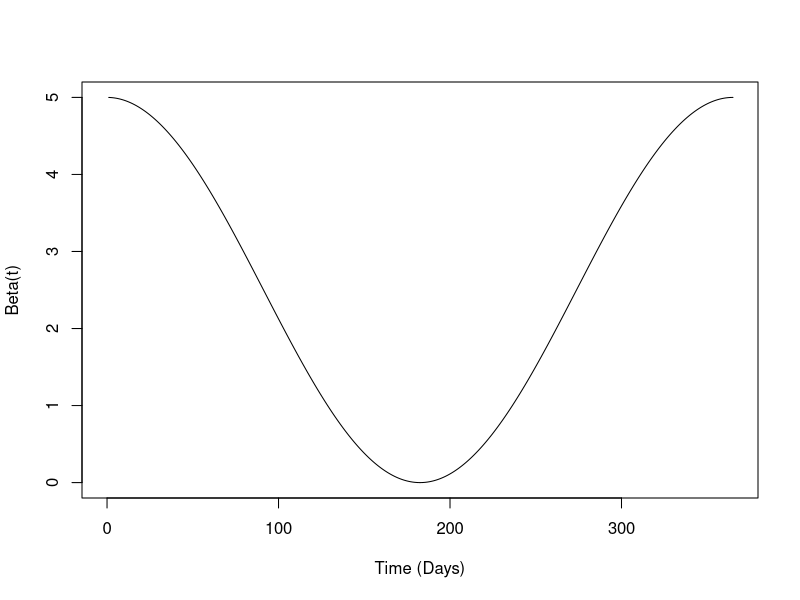
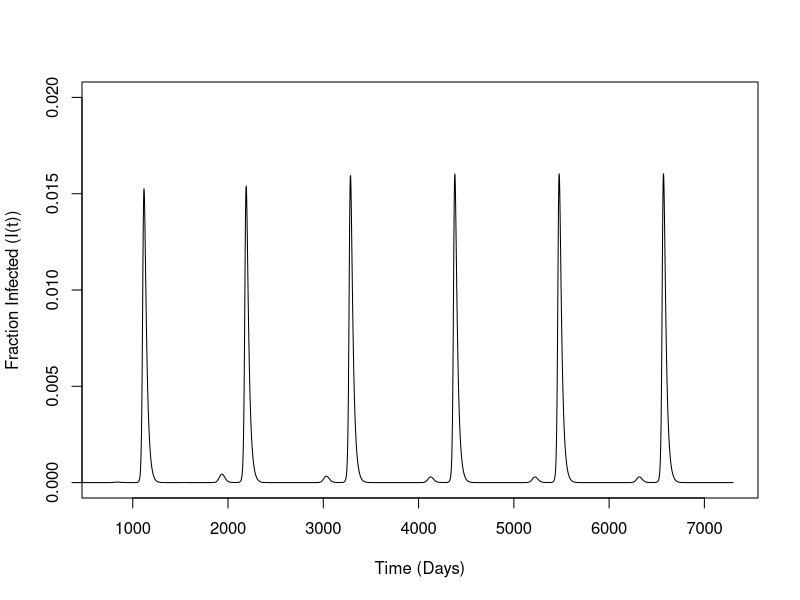
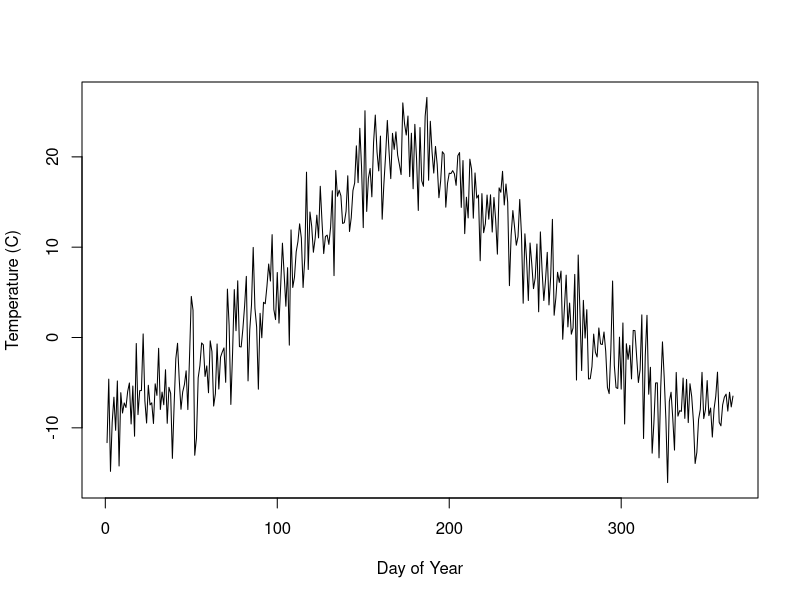
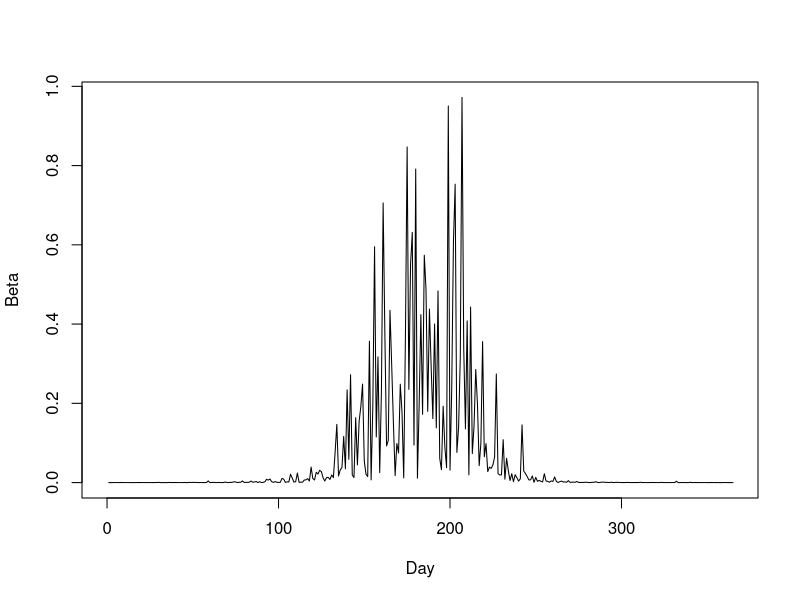
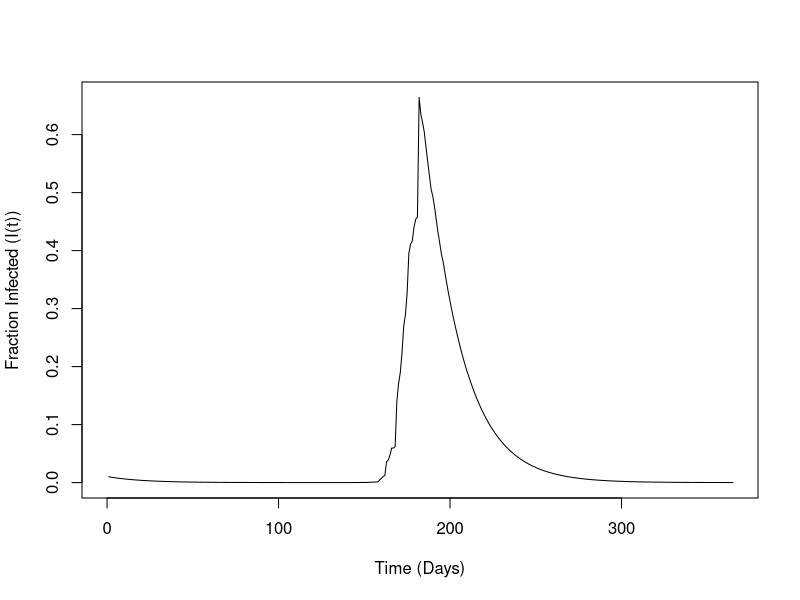

Generate these figures, in order, with R:
## ---- chunk 1
knitr::opts_chunk$set(echo = TRUE, fig.pos = 'h')
## ---- chunk 2
library(deSolve)

beta_calc = function(beta_zero, t, t_mode){
    
    beta_t = beta_zero * (1 + cos((2 * pi * t)/(t_mode)))
    
    return(beta_t)
}

beta_zero = 2.5
t_mode = 365
t = seq(1, 365, by = 1)

beta_storage = vector(mode="numeric", length = 365)

for (i in t){
  beta_storage[i] = beta_calc(beta_zero, t[i], t_mode)
}

plot(x=NA, 
   y=NA, 
   xlim = c(0, 365), 
   ylim = c(0, max(beta_storage)),
   xlab = "Time (Days)",
   ylab = "Beta(t)")

lines(beta_storage ~ t, lty = 1, col = "black")
## ---- chunk 3
# static parameter values
mu = 1/(70*365) 
gamma = 1 / 20
# To calculate the $\beta(t)$:
beta_0 = 2.5
t_hat = 365

# Intial conditions to use:
I0 = 0.001
S0 = 1 - I0
R0 = 0
inits = c(S0, I0, R0)

t = seq(1, 365*20, by = 1)

# Another hint:
# To see the dynamics better, toss out the first 2 years 
# This removes the "transient" behavior before it stabilizes
# Example: sub_out = out %>% filter(time >= 365 * 2)
# Then plot using the 'sub_out' data frame

SIR_ode = function(t, y, params){
    with(as.list(c(y, params)), {
        beta = beta_calc(beta_0, t, t_hat)
        dydt = rep(0, 3)

        dydt[1] = mu -beta * y[1] * y[2] - mu *y[1]
        dydt[2] = beta * y[1] * y[2] - (gamma+mu) * y[2]
        dydt[3] = gamma * y[2] - mu*y[3]                   
        
        return(list(dydt))
        
    })
}

# Function 2
# One step function to solve given ODE, specifically SIR. Pump out dataframe
out_func = function(inits, params){
    
    out_temp = ode(y = inits, 
                   times = t, 
                   func = SIR_ode, 
                   method="ode45", 
                   parms = params)
    
    colnames(out_temp) = c("time", "S", "I", "R")
    out_temp = data.frame(out_temp)
    
    return(out_temp)
}

params = c(gamma = gamma)

out = out_func(inits, params)


plot(x=NA, 
   y=NA, 
   xlim = c(365*2, max(t)), 
   ylim = c(0, 0.02),
   xlab = "Time (Days)",
   ylab = "Fraction Infected (I(t))")

lines(out$I ~ out$time, lty = 1, col = "black")

## ---- chunk 4
# Range of time (one year)
t_range = 1:365
# Gaussian-type temperature gradient, with a peak at day 180
temperature = 30 * exp(-0.5 * (t_range - 180)^2 / 5000) - 10
# Add some noise:
temperature = temperature + rnorm(length(temperature), 0, 3.5)

plot(temperature ~ t_range, type = "l",
     xlab = "Day of Year",
     ylab = "Temperature (C)")

## ---- chunk 5
beta_0 = 0.0005
alpha = 0.3
t_mode = 365
t = seq(1, 365, by = 1)

t_range = 1:365
# Gaussian-type temperature gradient, with a peak at day 180
temperature = 30 * exp(-0.5 * (t_range - 180)^2 / 5000) - 10

beta_storage = vector(mode="numeric", length = 365)

beta_calc = function(beta_zero, t, temp){
    
    beta_t = beta_zero * exp(alpha * temp)
    
    return(beta_t)
}

temperature = 30 * exp(-0.5 * (t_range - 180)^2 / 5000) - 10 + rnorm(length(temperature), 0, 3.5)

for (i in 1:365){
  beta_storage[i] = beta_calc(beta_0, t[i], temperature[i])
}

plot(x=NA, 
   y=NA, 
   xlim = c(0, max(t)), 
   ylim = c(0, max(beta_storage)),
   xlab = "Day",
   ylab = "Beta")

lines(beta_storage ~ t, lty = 1, col = "black")

## ---- chunk 6
# static parameter values
mu = 1/(70*365) 
gamma = 1 / 20
# To calculate the $\beta(t)$:
beta_0 = 0.0005
t_hat = 365

# Intial conditions to use:
I0 = 0.01
S0 = 1 - I0
R0 = 0
inits = c(S0, I0, R0)

beta_0 = 0.0005
alpha = 0.3
t_mode = 365
t = seq(1, 365, by = 1)

t_range = 1:365
# Gaussian-type temperature gradient, with a peak at day 180
temperature = 30 * exp(-0.5 * (t_range - 180)^2 / 5000) - 10

beta_calc = function(beta_zero, t, temp){
    
    beta_t = beta_zero * exp(alpha * temp)
    
    return(beta_t)
}

temperature = 30 * exp(-0.5 * (t_range - 180)^2 / 5000) - 10 + rnorm(length(temperature), 0, 3.5)

time_ode = seq(1, 365, by = 1)

SIR_ODE = function(t, y, params){
    with(as.list(c(y, params)), {
        dydt = rep(0, 3)
        
        beta = beta_calc(beta_0, t[t], temperature[t])
        
        dydt[1] = mu -beta * y[1] * y[2] - mu *y[1]
        dydt[2] = beta * y[1] * y[2] - (gamma+mu) * y[2]
        dydt[3] = gamma * y[2] - mu*y[3]                   
        
        return(list(dydt))
    })
}
params = c(gamma = gamma,
           mu = mu)

# Run ODE
out = ode(y = inits, 
          times = time_ode, 
          func = SIR_ODE, 
          method="ode45", # Runge-Kutta 4-5 method
          parms = params)

# Object 'out' is a matrix
# Specify the column names, convert to data frame:
colnames(out) = c("time", "S", "I", "R")
out = data.frame(out)

plot(x=NA, 
   y=NA, 
   xlim = c(0, 365), 
   ylim = c(0, max(out$I)),
   xlab = "Time (Days)",
   ylab = "Fraction Infected (I(t))")

lines(out$I ~ out$time, lty = 1, col = "black")
